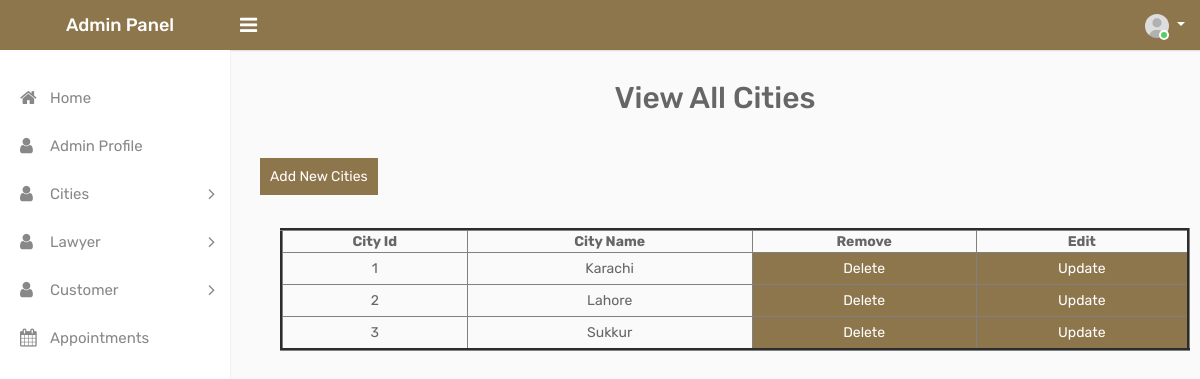
The app's page /admin/fetch-cities.php with its own data.
### tables this page shows
CREATE TABLE `tbl_cities` (
  `city_id` int(11) NOT NULL,
  `city_name` varchar(50) NOT NULL
);

### admin/fetch-cities.php (the view, shortened to what this page needs)
<?php
    include("connection.php");
    $query = " SELECT * FROM tbl_cities ";
    $result = mysqli_query($connection,$query);
?>
<!DOCTYPE html>
<html lang="en">
<head>
    <link rel="stylesheet" type="text/css" href="css/bootstrap.min.css">
    <link rel="stylesheet" type="text/css" href="css/font-awesome.min.css">
    <link rel="stylesheet" type="text/css" href="css/style.css">
</head>
<body>
    <div class="main-wrapper">
        <?php include('header.php');?>
            <?php include('sidebar.php');?>
        <div class="page-wrapper">
            <div class="content">
                    <h2 style="text-align: center;">View All Cities</h2>
                    <br><br>
                    <a href="add-new-cities.php" style="background-color: #8e764c; color: #fff; padding: 10px;">
                        Add New Cities
                    </a>
                    <br><br>
                    <table border="3" style="width: 100%; text-align:center">
                        <thead>
                            <tr>
                                <th>City Id</th>
                                <th>City Name</th>
                                <th>Remove</th>
                                <th>Edit</th>
                            </tr>
                        </thead>
                        <tbody>
                            <?php
                                foreach($result as $row)
                                {
                                    echo "<tr>";
                                        echo "<td>$row[city_id]</td>";
                                        echo "<td>$row[city_name]</td>";
                                        echo
                                        "<td>
                                        <a href='delete-cities.php?cityid=$row[city_id]' style='background-color: #8e764c; text-align:center; color: #fff; padding: 5px 2px; display: block;'>Delete</a>
                                        </td>";
                                        echo
                                        "<td>
                                        <a href='edit-cities.php?cityid=$row[city_id]' style='background-color: #8e764c; text-align:center; color: #fff; padding: 5px 2px; display: block;'>Update</a>
                                        </td>";
                                }
                            ?>
                        </tbody>
                    </table>
                </div>
            </div>
        </div>
</body>
</html>

### admin/fetch-cities.php (style rules this page uses)
* { margin: 0; padding: 0; box-sizing: border-box; }
.page-wrapper table { margin: 20px; }

### records on screen
tbl_cities: city_id "1", city_name "Karachi"
tbl_cities: city_id "2", city_name "Lahore"
tbl_cities: city_id "3", city_name "Sukkur"
